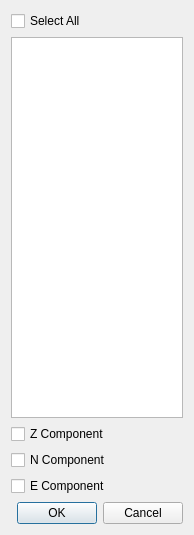
<?xml version="1.0" encoding="UTF-8"?>
<ui version="4.0">
 <class>QuakeDialog</class>
 <widget class="QDialog" name="QuakeDialog">
  <property name="geometry">
   <rect>
    <x>0</x>
    <y>0</y>
    <width>194</width>
    <height>535</height>
   </rect>
  </property>
  <property name="windowTitle">
   <string>Dialog</string>
  </property>
  <layout class="QGridLayout" name="gridLayout">
   <item row="0" column="0">
    <widget class="QCheckBox" name="check_all">
     <property name="text">
      <string>Select All</string>
     </property>
    </widget>
   </item>
   <item row="1" column="0">
    <widget class="QListView" name="StaListView">
     <property name="selectionMode">
      <enum>QAbstractItemView::MultiSelection</enum>
     </property>
    </widget>
   </item>
   <item row="2" column="0">
    <widget class="QCheckBox" name="zcomp">
     <property name="text">
      <string>Z Component</string>
     </property>
    </widget>
   </item>
   <item row="3" column="0">
    <widget class="QCheckBox" name="ncomp">
     <property name="text">
      <string>N Component</string>
     </property>
    </widget>
   </item>
   <item row="4" column="0">
    <widget class="QCheckBox" name="ecomp">
     <property name="text">
      <string>E Component</string>
     </property>
     <property name="autoExclusive">
      <bool>false</bool>
     </property>
    </widget>
   </item>
   <item row="5" column="0">
    <widget class="QDialogButtonBox" name="buttonBox">
     <property name="orientation">
      <enum>Qt::Horizontal</enum>
     </property>
     <property name="standardButtons">
      <set>QDialogButtonBox::Cancel|QDialogButtonBox::Ok</set>
     </property>
    </widget>
   </item>
  </layout>
 </widget>
 <resources/>
 <connections>
  <connection>
   <sender>buttonBox</sender>
   <signal>accepted()</signal>
   <receiver>QuakeDialog</receiver>
   <slot>accept()</slot>
   <hints>
    <hint type="sourcelabel">
     <x>248</x>
     <y>254</y>
    </hint>
    <hint type="destinationlabel">
     <x>157</x>
     <y>274</y>
    </hint>
   </hints>
  </connection>
  <connection>
   <sender>buttonBox</sender>
   <signal>rejected()</signal>
   <receiver>QuakeDialog</receiver>
   <slot>reject()</slot>
   <hints>
    <hint type="sourcelabel">
     <x>316</x>
     <y>260</y>
    </hint>
    <hint type="destinationlabel">
     <x>286</x>
     <y>274</y>
    </hint>
   </hints>
  </connection>
 </connections>
</ui>
